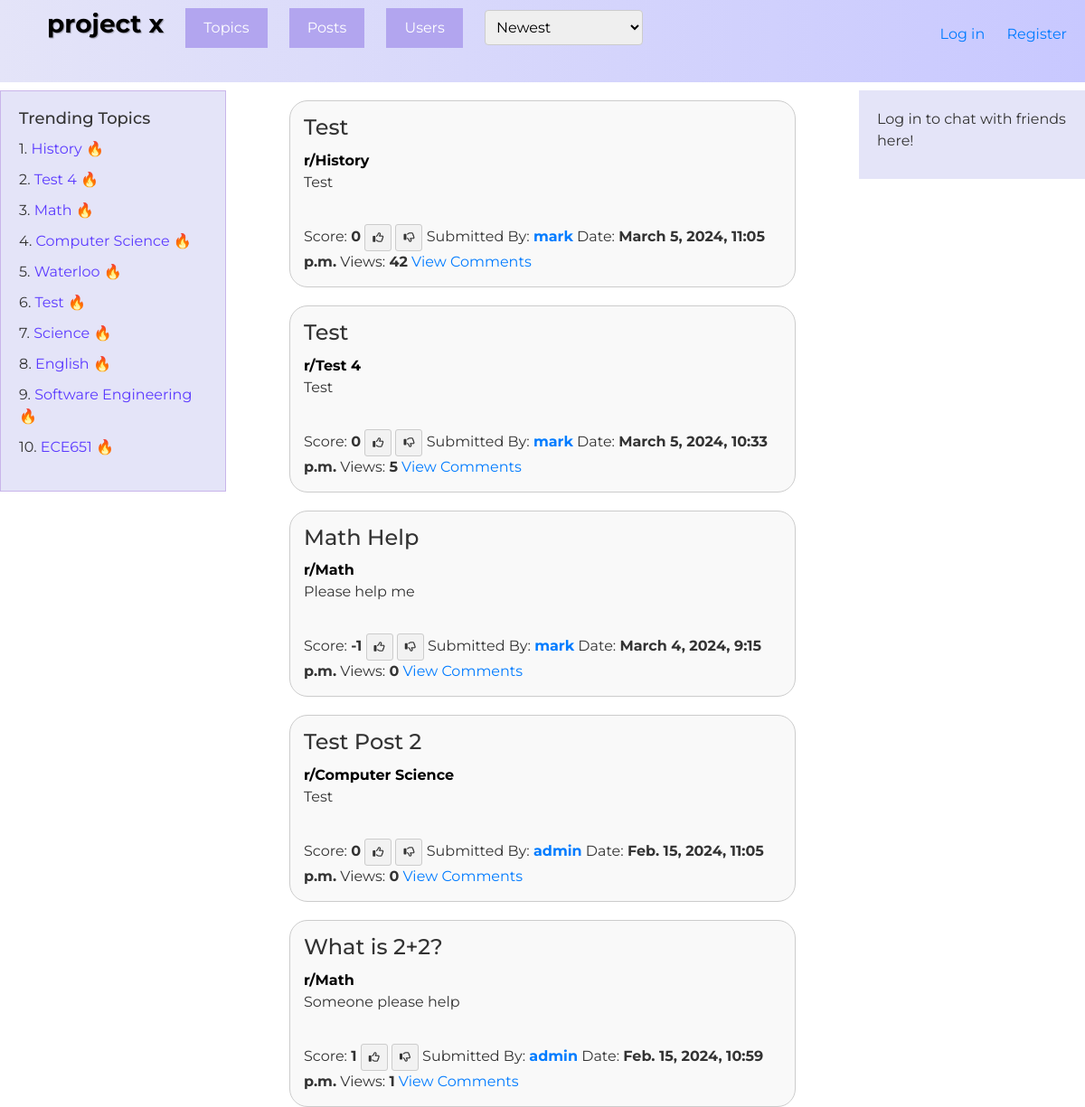
The app's page /, older data.
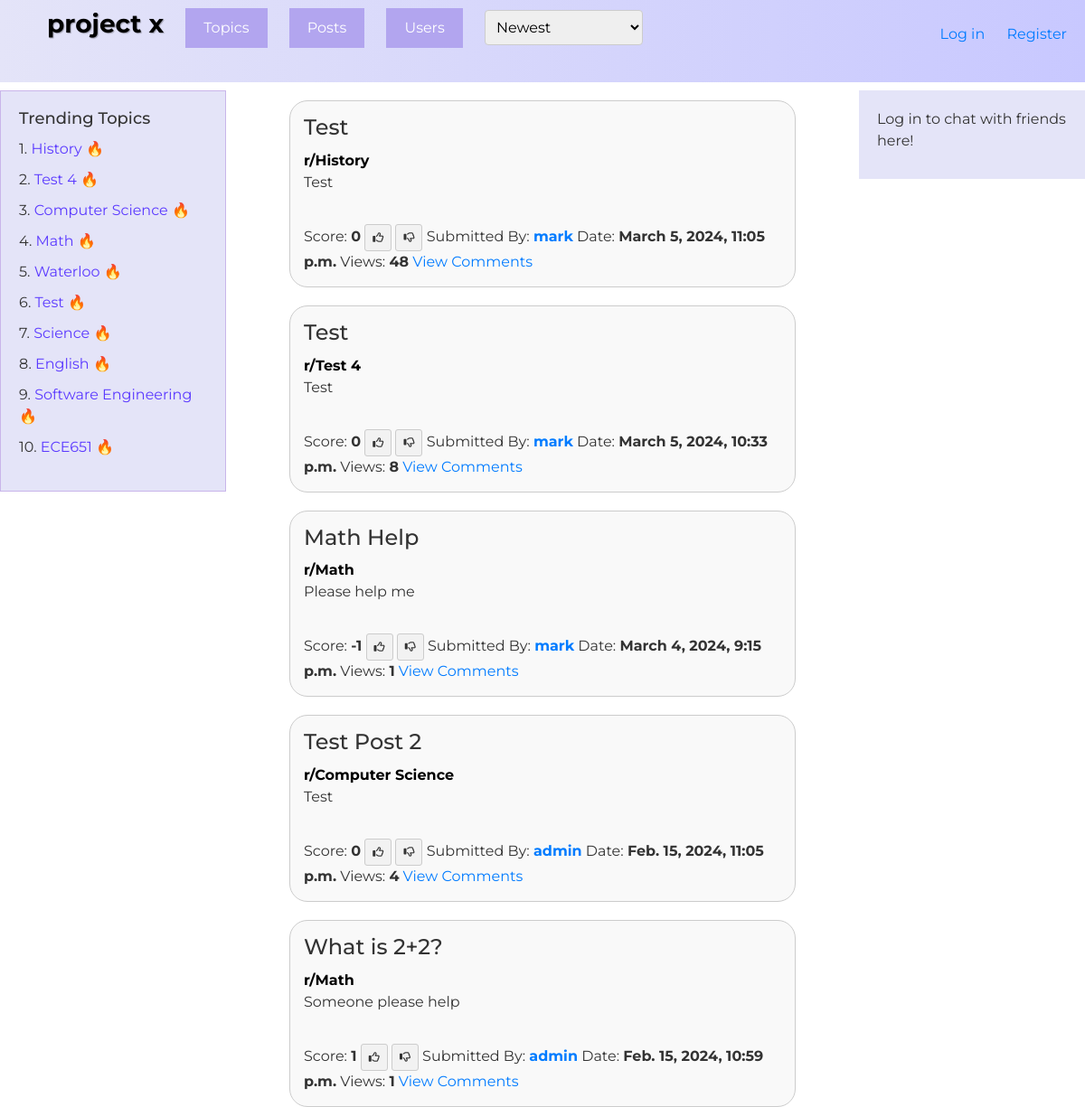
The same page, newer data.
### QuestionHub/models.py (models this page shows, shortened)
class Topic(models.Model):
    id = models.AutoField(primary_key=True, editable=False)
    name = models.CharField(max_length=255)

class Post(models.Model):
    author = models.ForeignKey(User, null=False, on_delete=models.CASCADE)
    topic = models.ForeignKey(Topic, null=True, on_delete=models.CASCADE)
    title = models.CharField(max_length=255, null=False)
    body = models.TextField(null=False)
    timestamp = models.DateTimeField(auto_now_add=True)
    score = models.IntegerField(default=0)
    num_views = models.IntegerField(default=0)

### QuestionHub/views.py (the view)
# urls.py: 2. Add a URL to urlpatterns:  path('', Home.as_view(), name='home')
def Home(request):
    ordering = request.GET.get('ordering', '-timestamp')
    current_user = request.user
    if ordering == 'num_views':
        posts = Post.objects.all().order_by('-num_views')
    elif ordering == 'most_upvoted':
        posts = Post.objects.all().order_by('-score')
    elif ordering == 'most_downvoted':
        posts = Post.objects.all().order_by('score')
    else:
        posts = Post.objects.all().order_by('-timestamp')
    topics = Topic.objects.all()
    trending_topics = Topic.objects.annotate(total_views=Sum('post__num_views')).order_by('-total_views')[:10]
    users = User.objects.all()
    user_votes = []
    post_vote_list = []
    if request.user.is_authenticated:
        user_votes = Vote.objects.filter(user=request.user)
        for vote in user_votes:
          post_vote_list.append(vote.post)
        friends_list = request.user.userprofile.get_friends()
    else:
        friends_list = None
    context = {
        'current_ordering': ordering,
        'posts': posts,
        'topics': topics,
        'current_page': 'post',
        'trending_topics': trending_topics,
        'users': users,
        'all_posts': posts,
        'friends': friends_list,
        'is_authenticated': request.user.is_authenticated,
        'current_user': current_user
    }
    if user_votes:
        context['user_votes'] = user_votes
    if post_vote_list:
        context['post_vote_list'] = post_vote_list
    return render(request, "base.html", context)

### QuestionHub/templates/base.html (shortened to what this page needs)
<!DOCTYPE html>
<html lang="en">
    <head>
        {% load bootstrap5 %}
            {% bootstrap_css %}
    </head>
<body>
    {% include 'navbar.html' %}
    {% include 'sidebar.html'%}
    {% include 'user_sidebar.html'%}
    {% include 'post.html' %}
</body>
</html>

### QuestionHub/templates/sidebar.html
{% if not current_page == 'user_profile' and not current_page == 'my_profile' %}
<div class="sidebar">
    <h2>Trending Topics</h2>
    <ul>
        {% for topic in trending_topics %}
            <li>{{ forloop.counter }}. <a href="{% url 'topic_detail' topic.id %}">{{ topic.name }} 🔥</a></li>
        {% endfor %}
    </ul>
</div>
{%endif%}

### QuestionHub/templates/post.html (shortened to what this page needs)
<div id="filteredPosts">
    {% for post in posts %}
    <div class="post-container">
        <div class="post-list-item">
            <h1 class="post-list-title">
                {{ post.title }}
            </h1>
            <b><a href="{% url 'topic_detail' post.topic.id %}" class = "topic-btn">r/{{ post.topic.name }}</a></b>
            <p>{{ post.body }}</p>
            <br>
            Score: <b>{{ post.score }}</b>
            {% if not post in post_vote_list %}
            <a href="{% url 'upvote_post' post.id 'U' %}" class="vote-btn upvote-btn"><i class="fa-regular fa-thumbs-up"></i></a>
            <a href="{% url 'upvote_post' post.id 'D' %}" class="vote-btn downvote-btn"><i class="fa-regular fa-thumbs-down"></i></a>
        {%endif%}
            Submitted By: <a href="{% url 'user_profile' post.author.id %}"><b>{{ post.author.username }}</b></a>
            Date: <b>{{ post.timestamp }}</b>
            Views: <b>{{post.num_views}}</b>
            <a href="{% url 'post_detail' post.id %}">View Comments</a>
        </div>
    </div>
    {% endfor %}
</div>

Row changes from the older to the newer data that the page shows:
shown differently, row unchanged: Topic "Computer Science": moves up the list
changed Post "March 5, 2024, 11:05 p.m.": num_views "42" → "48"
changed Post "March 5, 2024, 10:33 p.m.": num_views "5" → "8"
changed Post "Math Help": num_views "0" → "1"
changed Post "Test Post 2": num_views "0" → "4"
